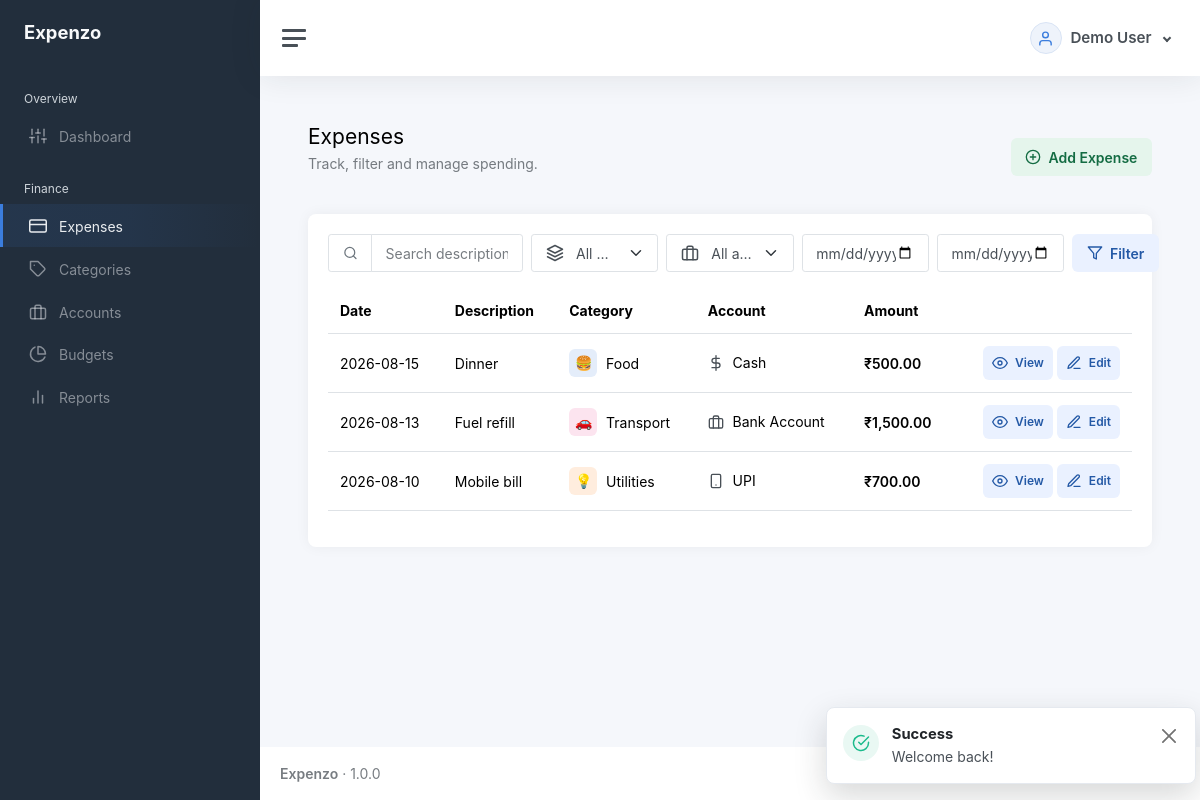
Screenshot of /expenses (signed in) with the database file from the repository.
### tables this page shows
CREATE TABLE users (
  id BIGINT UNSIGNED AUTO_INCREMENT PRIMARY KEY,
  name VARCHAR(120) NOT NULL,
  email VARCHAR(190) NOT NULL UNIQUE,
  password_hash VARCHAR(255) NOT NULL,
  status ENUM('active','inactive') NOT NULL DEFAULT 'active',
  created_at DATETIME NOT NULL DEFAULT CURRENT_TIMESTAMP,
  updated_at DATETIME NOT NULL DEFAULT CURRENT_TIMESTAMP ON UPDATE CURRENT_TIMESTAMP,
  INDEX idx_users_status(status)
);

CREATE TABLE expenses (
  id BIGINT UNSIGNED AUTO_INCREMENT PRIMARY KEY,
  user_id BIGINT UNSIGNED NOT NULL,
  amount DECIMAL(15,2) NOT NULL,
  expense_date DATE NOT NULL,
  category_id BIGINT UNSIGNED NOT NULL,
  account_id BIGINT UNSIGNED NOT NULL,
  description VARCHAR(255) NOT NULL,
  notes TEXT NULL,
  receipt_path VARCHAR(255) NULL,
  status ENUM('draft','posted','void') NOT NULL DEFAULT 'posted',
  created_at DATETIME NOT NULL DEFAULT CURRENT_TIMESTAMP,
  updated_at DATETIME NOT NULL DEFAULT CURRENT_TIMESTAMP ON UPDATE CURRENT_TIMESTAMP,
  INDEX idx_expenses_user_date(user_id, expense_date),
  INDEX idx_expenses_user_status(user_id, status),
  INDEX idx_expenses_category(category_id),
  INDEX idx_expenses_account(account_id),
  FOREIGN KEY(user_id) REFERENCES users(id) ON DELETE CASCADE,
  FOREIGN KEY(category_id) REFERENCES categories(id) ON DELETE RESTRICT,
  FOREIGN KEY(account_id) REFERENCES accounts(id) ON DELETE RESTRICT
);

CREATE TABLE categories (
  id BIGINT UNSIGNED AUTO_INCREMENT PRIMARY KEY,
  name VARCHAR(120) NOT NULL,
  description TEXT NULL,
  icon VARCHAR(80) NOT NULL DEFAULT 'tag',
  color VARCHAR(20) NOT NULL DEFAULT '#3b7ddd',
  status ENUM('active','inactive') NOT NULL DEFAULT 'active',
  owner_id BIGINT UNSIGNED NULL,
  owner_scope BIGINT UNSIGNED GENERATED ALWAYS AS (COALESCE(owner_id,0)) STORED,
  created_by BIGINT UNSIGNED NULL,
  created_at DATETIME NOT NULL DEFAULT CURRENT_TIMESTAMP,
  updated_at DATETIME NOT NULL DEFAULT CURRENT_TIMESTAMP ON UPDATE CURRENT_TIMESTAMP,
  UNIQUE KEY uq_categories_owner_name(owner_scope,name),
  INDEX idx_categories_status(status),
  INDEX idx_categories_owner_status(owner_id,status),
  FOREIGN KEY(owner_id) REFERENCES users(id) ON DELETE RESTRICT,
  FOREIGN KEY(created_by) REFERENCES users(id) ON DELETE SET NULL
);

CREATE TABLE accounts (
  id BIGINT UNSIGNED AUTO_INCREMENT PRIMARY KEY,
  user_id BIGINT UNSIGNED NOT NULL,
  name VARCHAR(120) NOT NULL,
  type VARCHAR(60) NOT NULL,
  opening_balance DECIMAL(15,2) NOT NULL DEFAULT 0,
  current_balance DECIMAL(15,2) NOT NULL DEFAULT 0,
  description TEXT NULL,
  status ENUM('active','inactive') NOT NULL DEFAULT 'active',
  created_at DATETIME NOT NULL DEFAULT CURRENT_TIMESTAMP,
  updated_at DATETIME NOT NULL DEFAULT CURRENT_TIMESTAMP ON UPDATE CURRENT_TIMESTAMP,
  UNIQUE KEY uq_accounts_user_name(user_id, name),
  INDEX idx_accounts_user_status(user_id, status),
  FOREIGN KEY(user_id) REFERENCES users(id) ON DELETE CASCADE
);

### resources/views/expenses/index.php (the view)
<div class="page-header"><div><h1 class="h3 mb-1">Expenses</h1><p class="text-muted">Track, filter and manage spending.</p></div><?php if(can('expenses.create')):?><a class="action-button action-button--success btn btn-primary" href="<?=url('expenses/create')?>"><i data-feather="plus-circle" aria-hidden="true"></i>Add Expense</a><?php endif;?></div><div class="card"><div class="card-body"><form class="row g-2 mb-3"><div class="col-md-3"><div class="input-group search-input-group"><span class="input-group-text"><i data-feather="search" aria-hidden="true"></i></span><input class="form-control" name="q" value="<?=e($f['q'])?>" placeholder="Search description"></div></div><div class="col-md-2"><select class="form-select" name="category_id"><option value="" data-icon="layers">All categories</option><?php foreach($categories as $c):?><option value="<?=$c['id']?>" data-icon="<?=e($c['display_icon'] ?? $c['icon'] ?? 'tag')?>" <?=selected($f['category_id'],$c['id'])?>><?=e($c['name'])?></option><?php endforeach;?></select></div><div class="col-md-2"><select class="form-select" name="account_id"><option value="" data-icon="briefcase">All accounts</option><?php foreach($accounts as $a):?><option value="<?=$a['id']?>" data-account-type="<?=e($a['type'] ?? '')?>" <?=selected($f['account_id'],$a['id'])?>><?=e($a['name'])?></option><?php endforeach;?></select></div><div class="col-md-2"><input type="date" class="form-control" name="from" value="<?=e($f['from'])?>"></div><div class="col-md-2"><input type="date" class="form-control" name="to" value="<?=e($f['to'])?>"></div><div class="col-md-1 d-grid"><button class="action-button action-button--primary btn btn-outline-primary"><i data-feather="filter" aria-hidden="true"></i>Filter</button></div></form><div class="table-responsive"><table class="table table-hover"><thead><tr><th>Date</th><th>Description</th><th>Category</th><th>Account</th><th>Amount</th><th></th></tr></thead><tbody><?php foreach($data['rows'] as $row):?><tr><td><?=e(display_date($row['expense_date']))?></td><td><?=e($row['description'])?></td><td><?=category_label($row['category_name'] ?? '', $row['category_icon'] ?? null, $row['category_color'] ?? null, $row['badge'] ?? null)?></td><td><?=account_type_label($row['account_type'] ?? '', $row['account_name'] ?? null)?></td><td class="fw-semibold"><?=money($row['amount'])?></td><td class="text-end"><a class="action-button action-button--primary btn btn-sm btn-outline-secondary" href="<?=url('expenses/'.$row['id'])?>"><i data-feather="eye" aria-hidden="true"></i>View</a> <?php if(can('expenses.edit') && (int)$row['user_id']===(int)auth_user()['id']):?><a class="action-button action-button--primary btn btn-sm btn-outline-primary" href="<?=url('expenses/'.$row['id'].'/edit')?>"><i data-feather="edit-3" aria-hidden="true"></i>Edit</a><?php endif;?></td></tr><?php endforeach;?><?php if(!$data['rows']):?><tr><td colspan="6" class="text-center text-muted py-5">No expenses found.</td></tr><?php endif;?></tbody></table></div><?php $total=$data['total'];$page=$data['page'];$per=$data['per']; require dirname(__DIR__).'/partials/pagination.php'; ?></div></div>

### app/Helpers/helpers.php (shortened to what the rows shown need)
<?php
function e(mixed $v):string{return htmlspecialchars((string)$v,ENT_QUOTES,'UTF-8');}
function url(string $path=''):string{$base=rtrim(str_replace('\\','/',dirname($_SERVER['SCRIPT_NAME']??'')),'/'); if($base==='/'||$base==='.')$base=''; return $base.'/'.ltrim($path,'/');}
function asset(string $path):string{
    $relative = ltrim($path, '/');
    $file = dirname(__DIR__,2).'/public/assets/'.$relative;
    return url('assets/'.$relative).(is_file($file) ? '?v='.filemtime($file) : '');
}
function auth_user():?array{return Session::get('user');}
function can(string $permission):bool{return in_array($permission,Session::get('permissions',[]),true);}
function app_setting(string $key, mixed $default = null): mixed
{
    static $settings = null;
    if ($settings === null) {
        $settings = [];
        try {
            $rows = \App\Core\Database::connection()->query('SELECT setting_key, setting_value FROM settings')->fetchAll();
            foreach ($rows as $row) $settings[$row['setting_key']] = $row['setting_value'];
        } catch (\Throwable $exception) {
            $settings = [];
        }
    }
    return $settings[$key] ?? $default;
}
function currency_code(): string
{
    $cfg = require dirname(__DIR__,2).'/config/app.php';
    return strtoupper(trim((string)app_setting('currency', $cfg['currency'] ?? 'INR')));
}
function money(float|int|string $amount):string{ $symbols=['INR'=>'₹','USD'=>'$','EUR'=>'€','GBP'=>'£']; $currency=currency_code(); return ($symbols[$currency]??$currency.' ').number_format((float)$amount,2);}
function account_type_icon(?string $type): string
{
    return match (strtolower(trim((string)$type))) {
        'cash' => 'dollar-sign',
        'bank' => 'briefcase',
        'card', 'credit card', 'debit card' => 'credit-card',
        'upi' => 'smartphone',
        'wallet' => 'pocket',
        default => 'credit-card',
    };
}
function account_type_label(?string $type, ?string $name = null): string
{
    $type = trim((string)$type);
    $label = trim((string)$name) !== '' ? trim((string)$name) : ($type !== '' ? $type : 'Account');
    return '<span class="inline-icon-text"><i data-feather="'.e(account_type_icon($type)).'" aria-hidden="true"></i>'.e($label).'</span>';
}
function category_label(?string $name, ?string $icon = null, ?string $color = null, ?string $badge = null): string
{
    $label = trim((string)$name);
    $displayIcon = trim((string)($icon ?: 'tag'));
    $displayColor = preg_match('/^#[a-fA-F0-9]{6}$/D', (string)$color) ? (string)$color : '#3b7ddd';
    $iconHtml = trim((string)$badge) !== ''
        ? '<span class="inline-category-badge-text">'.e($badge).'</span>'
        : '<i data-feather="'.e($displayIcon).'" aria-hidden="true"></i>';
    return '<span class="inline-icon-text"><span class="inline-category-icon" style="--category-color: '.e($displayColor).'">'.$iconHtml.'</span>'.e($label !== '' ? $label : 'All Categories').'</span>';
}
function landing_path():string {
    foreach (['dashboard','expenses','categories','accounts','budgets','reports','users','roles','settings'] as $module) {
        if(can($module.'.view')) return '/'.$module;
    }
    return '/dashboard';
}
function display_date(?string $value, bool $withTime = false): string
{
    static $format = null;
    if ($format === null) {
        $saved = \App\Core\Database::connection()->query("SELECT setting_value FROM settings WHERE setting_key='date_format'")->fetchColumn();
        $format = is_string($saved) && trim($saved) !== '' ? $saved : 'Y-m-d';
    }
    try {
        $date = new \DateTimeImmutable($value);
        return $date->format($format . ($withTime ? ' H:i:s' : ''));
    } catch (\Exception $exception) {
        return '—';
    }
}

### app/Core/Router.php (shortened to what the rows shown need)
<?php
final class Router { private array $routes=[];
 private function add(string $method,string $path,string $handler):void{$this->routes[] = compact('method','path','handler');}
 public function dispatch(Request $request):void{foreach($this->routes as $r){if($r['method']!==$request->method())continue;$pattern=preg_replace('#\\{([a-zA-Z_][a-zA-Z0-9_]*)\\}#','(?P<$1>[^/]+)',str_replace('/','\/',$r['path']));if(preg_match('#^'.$pattern.'$#',$request->path(),$m)){[$class,$method]=explode('@',$r['handler']);$controller=new $class();$params=[];foreach($m as $k=>$v)if(!is_int($k))$params[]=$v; $controller->$method($request,...$params);return;}} Response::status(404); View::render('errors/404',[], 'app');}
}

### resources/views/layouts/app.php (shortened to what the rows shown need)
<?php
$sidebarPath = rtrim((new \App\Core\Request())->path(), '/') ?: '/';
$navigation = [
    'Overview' => ['dashboard' => ['Dashboard', 'sliders', 'dashboard.view']],
    'Finance' => [
        'expenses' => ['Expenses', 'credit-card', 'expenses.view'],
        'categories' => ['Categories', 'tag', 'categories.view'],
        'accounts' => ['Accounts', 'briefcase', 'accounts.view'],
        'budgets' => ['Budgets', 'pie-chart', 'budgets.view'],
        'reports' => ['Reports', 'bar-chart-2', 'reports.view'],
    ],
    'Administration' => [
        'users' => ['Users', 'users', 'users.view'],
        'roles' => ['Roles & Permissions', 'shield', 'roles.view'],
        'audit-logs' => ['Audit Logs', 'activity', 'audit.view'],
        'settings' => ['Settings', 'settings', 'settings.view'],
    ],
];
$currentUser = auth_user() ?? [];
$currentUserName = $currentUser['name'] ?? 'User';
?>
<!doctype html>
<html lang="en">
<head>
    <link href="<?= asset('app.css') ?>" rel="stylesheet">
    <link href="<?= asset('crud.css') ?>" rel="stylesheet">
</head>
<body>
    <div class="wrapper">
        <nav id="sidebar" class="sidebar js-sidebar">
            <div class="sidebar-content js-simplebar">
                <a class="sidebar-brand" href="<?= e(url(landing_path())) ?>"><span
                        class="align-middle brand-mini"><?= e(APP_NAME) ?></span></a>
                <ul class="sidebar-nav">
                    <?php foreach ($navigation as $group => $items):
                        $visible = array_filter($items, static fn(array $item): bool => can($item[2]));
                        if (!$visible)
                            continue;
                        ?>
                        <li class="sidebar-header"><?= e($group) ?></li>
                        <?php foreach ($visible as $section => [$label, $icon, $permission]):
                            $active = $sidebarPath === '/' . $section || str_starts_with($sidebarPath, '/' . $section . '/') || ($section === 'dashboard' && $sidebarPath === '/');
                            ?>
                            <li class="sidebar-item <?= $active ? 'active' : '' ?>"><a class="sidebar-link"
                                    href="<?= e(url($section)) ?>"><i class="align-middle" data-feather="<?= e($icon) ?>"></i><span
                                        class="align-middle"><?= e($label) ?></span></a></li>
                        <?php endforeach; endforeach; ?>
                </ul>
            </div>
        </nav>
        <div class="main">
            <nav class="navbar navbar-expand navbar-light navbar-bg">
                <a class="sidebar-toggle js-sidebar-toggle" role="button" tabindex="0" aria-label="Toggle navigation"><i
                        class="hamburger align-self-center"></i></a>
                <div class="navbar-collapse collapse">
                    <ul class="navbar-nav navbar-align">
                        <li class="nav-item dropdown">
                            <a class="nav-link user-menu-toggle dropdown-toggle" href="#" data-bs-toggle="dropdown"
                                aria-expanded="false">
                                <span class="user-menu-avatar"><i data-feather="user"></i></span>
                                <span class="user-menu-name"><?= e($currentUserName) ?></span>
                            </a>
                        </li>
                    </ul>
                </div>
            </nav>
            <main class="content">
                <div class="container-fluid p-0">
                    <?= $content ?>
                </div>
            </main>
            <footer class="footer">
                <div class="container-fluid">
                    <div class="row text-muted">
                        <div class="col-6 text-start">
                            <p class="mb-0"><strong><?= e(APP_NAME) ?></strong> &middot; <?= APP_VERSION ?></p>
                        </div>
                        <div class="col-6 text-end">All Rights Reserved &copy; <?= date('Y') ?></div>
                    </div>
                </div>
            </footer>
        </div>
    </div>
    <?php require dirname(__DIR__).'/partials/toasts.php'; ?>
</body>
</html>

### rows the page displays
users: name "Demo User"
expenses: expense_date "2026-08-15", description "Dinner", badge "🍔", category.name "Food", account.name "Cash", amount "₹500.00"
expenses: expense_date "2026-08-13", description "Fuel refill", badge "🚗", category.name "Transport", account.name "Bank Account", amount "₹1,500.00"
expenses: expense_date "2026-08-10", description "Mobile bill", badge "💡", category.name "Utilities", account.name "UPI", amount "₹700.00"

### other values shown
$group "Overview"
$label "Dashboard"
$group "Finance"
$label "Expenses"
$label "Categories"
$label "Accounts"
$label "Budgets"
$label "Reports"
$toast['label'] "Success"
$toast['message'] "Welcome back!"
